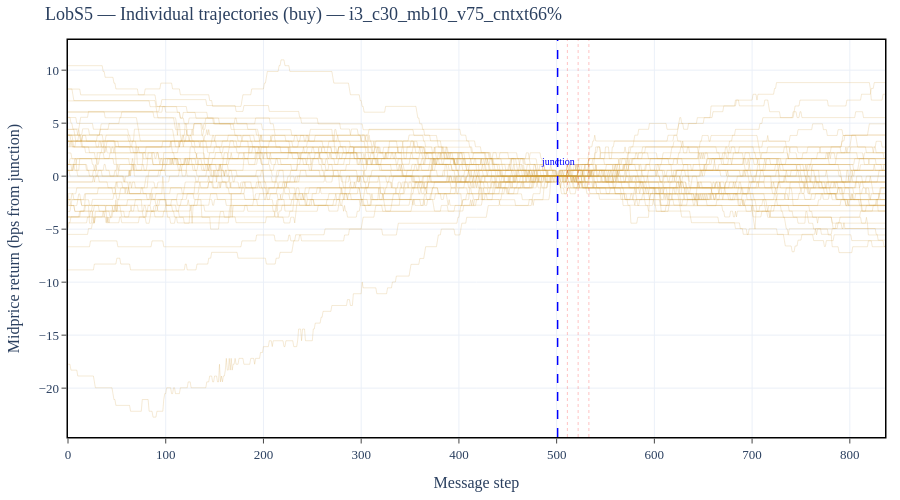

Source (notebook cell):
### Code cell
# ── Interactive: individual sample trajectories for selected config ──

d = data[FOLDER]
buy_books = d['buy']['books']
sell_books = d['sell']['books']
buy_conds = d['buy']['cond_lens']
sell_conds = d['sell']['cond_lens']

# Aggressive indices
row_sel = grid[grid['folder'] == FOLDER].iloc[0]
aggr_idx = load_aggressive_indices(row_sel['buy_path'])
i_val, c_val, mb_val, V_val = parse_folder_params(FOLDER)

print(f'Config: i={i_val}, c={c_val}, mb={mb_val}, V={V_val}')
print(f'Aggressive indices: {aggr_idx}')
print(f'Buy samples: {len(buy_books)}, Sell samples: {len(sell_books)}')

# Plot a subsample of individual midprice trajectories (buy side)
fig3 = go.Figure()
n_show = min(50, len(buy_books))  # show up to 50 trajectories
sids = list(buy_books.keys())[:n_show]

junction = list(buy_conds.values())[0]
min_len = min(b.shape[0] for b in buy_books.values())

for sid in sids:
    bk = buy_books[sid]
    mid = compute_midprice(bk[:min_len])
    # Normalize: show return from junction point
    ref = mid[junction]
    ret = (mid - ref) / ref * 1e4  # in bps
    
    fig3.add_trace(go.Scatter(
        x=np.arange(min_len), y=ret, mode='lines',
        line=dict(width=0.7, color='rgba(208,154,60,0.3)'),
        name=f'sample {sid}', showlegend=False,
        hovertemplate=f'sample={sid}<br>step=%{{x}}<br>return=%{{y:.2f}} bps'))

# Mark aggressive insertion points
for ai in aggr_idx:
    abs_idx = junction + ai
    if abs_idx < min_len:
        fig3.add_vline(x=abs_idx, line_dash='dot',
                       line_color='rgba(255,0,0,0.3)', line_width=0.8)

fig3.add_vline(x=junction, line_dash='dash', line_color='blue', line_width=1.5)
fig3.add_annotation(x=junction, y=0, text='junction', showarrow=False,
                    yshift=15, font_color='blue', font_size=10)

fig3.update_layout(
    width=900, height=500, template='plotly_white',
    font=dict(family='Times New Roman, DejaVu Serif, serif', size=13),
    title=f'LobS5 — Individual trajectories (buy) — {FOLDER}',
    margin=dict(l=60, r=15, t=40, b=55),
    hovermode='closest',
)
fig3.update_xaxes(title_text='Message step', showline=True, linewidth=1.5,
                  linecolor='black', mirror=True, ticks='outside')
fig3.update_yaxes(title_text='Midprice return (bps from junction)', showline=True,
                  linewidth=1.5, linecolor='black', mirror=True, ticks='outside')
fig3.show()

### Figure 1 — Plotly figure (JSON) as saved in the notebook; plotly's stock layout.template omitted (floating-point values rounded to 4 significant figures; data arrays with more than 128 entries replaced by an {"elided": "..."} marker saying what was removed)
{"data": [{"hovertemplate": "sample=('2023-01-03', 4)<br>step=%{x}<br>return=%{y:.2f} bps", "line": {"color": "rgba(208,154,60,0.3)", "width": 0.7}, "mode": "lines", "name": "sample ('2023-01-03', 4)", "showlegend": false, "type": "scatter", "x": {"elided": "837 int values"}, "y": {"elided": "837 float values"}}, {"hovertemplate": "sample=('2023-01-03', 5)<br>step=%{x}<br>return=%{y:.2f} bps", "line": {"color": "rgba(208,154,60,0.3)", "width": 0.7}, "mode": "lines", "name": "sample ('2023-01-03', 5)", "showlegend": false, "type": "scatter", "x": {"elided": "837 int values"}, "y": {"elided": "837 float values"}}, {"hovertemplate": "sample=('2023-01-03', 10)<br>step=%{x}<br>return=%{y:.2f} bps", "line": {"color": "rgba(208,154,60,0.3)", "width": 0.7}, "mode": "lines", "name": "sample ('2023-01-03', 10)", "showlegend": false, "type": "scatter", "x": {"elided": "837 int values"}, "y": {"elided": "837 float values"}}, {"hovertemplate": "sample=('2023-01-03', 28)<br>step=%{x}<br>return=%{y:.2f} bps", "line": {"color": "rgba(208,154,60,0.3)", "width": 0.7}, "mode": "lines", "name": "sample ('2023-01-03', 28)", "showlegend": false, "type": "scatter", "x": {"elided": "837 int values"}, "y": {"elided": "837 float values"}}, {"hovertemplate": "sample=('2023-01-03', 51)<br>step=%{x}<br>return=%{y:.2f} bps", "line": {"color": "rgba(208,154,60,0.3)", "width": 0.7}, "mode": "lines", "name": "sample ('2023-01-03', 51)", "showlegend": false, "type": "scatter", "x": {"elided": "837 int values"}, "y": {"elided": "837 float values"}}, {"hovertemplate": "sample=('2023-01-03', 67)<br>step=%{x}<br>return=%{y:.2f} bps", "line": {"color": "rgba(208,154,60,0.3)", "width": 0.7}, "mode": "lines", "name": "sample ('2023-01-03', 67)", "showlegend": false, "type": "scatter", "x": {"elided": "837 int values"}, "y": {"elided": "837 float values"}}, {"hovertemplate": "sample=('2023-01-03', 68)<br>step=%{x}<br>return=%{y:.2f} bps", "line": {"color": "rgba(208,154,60,0.3)", "width": 0.7}, "mode": "lines", "name": "sample ('2023-01-03', 68)", "showlegend": false, "type": "scatter", "x": {"elided": "837 int values"}, "y": {"elided": "837 float values"}}, {"hovertemplate": "sample=('2023-01-03', 72)<br>step=%{x}<br>return=%{y:.2f} bps", "line": {"color": "rgba(208,154,60,0.3)", "width": 0.7}, "mode": "lines", "name": "sample ('2023-01-03', 72)", "showlegend": false, "type": "scatter", "x": {"elided": "837 int values"}, "y": {"elided": "837 float values"}}, {"hovertemplate": "sample=('2023-01-03', 77)<br>step=%{x}<br>return=%{y:.2f} bps", "line": {"color": "rgba(208,154,60,0.3)", "width": 0.7}, "mode": "lines", "name": "sample ('2023-01-03', 77)", "showlegend": false, "type": "scatter", "x": {"elided": "837 int values"}, "y": {"elided": "837 float values"}}, {"hovertemplate": "sample=('2023-01-03', 79)<br>step=%{x}<br>return=%{y:.2f} bps", "line": {"color": "rgba(208,154,60,0.3)", "width": 0.7}, "mode": "lines", "name": "sample ('2023-01-03', 79)", "showlegend": false, "type": "scatter", "x": {"elided": "837 int values"}, "y": {"elided": "837 float values"}}, {"hovertemplate": "sample=('2023-01-03', 92)<br>step=%{x}<br>return=%{y:.2f} bps", "line": {"color": "rgba(208,154,60,0.3)", "width": 0.7}, "mode": "lines", "name": "sample ('2023-01-03', 92)", "showlegend": false, "type": "scatter", "x": {"elided": "837 int values"}, "y": {"elided": "837 float values"}}, {"hovertemplate": "sample=('2023-01-03', 117)<br>step=%{x}<br>return=%{y:.2f} bps", "line": {"color": "rgba(208,154,60,0.3)", "width": 0.7}, "mode": "lines", "name": "sample ('2023-01-03', 117)", "showlegend": false, "type": "scatter", "x": {"elided": "837 int values"}, "y": {"elided": "837 float values"}}, {"hovertemplate": "sample=('2023-01-03', 134)<br>step=%{x}<br>return=%{y:.2f} bps", "line": {"color": "rgba(208,154,60,0.3)", "width": 0.7}, "mode": "lines", "name": "sample ('2023-01-03', 134)", "showlegend": false, "type": "scatter", "x": {"elided": "837 int values"}, "y": {"elided": "837 float values"}}, {"hovertemplate": "sample=('2023-01-03', 145)<br>step=%{x}<br>return=%{y:.2f} bps", "line": {"color": "rgba(208,154,60,0.3)", "width": 0.7}, "mode": "lines", "name": "sample ('2023-01-03', 145)", "showlegend": false, "type": "scatter", "x": {"elided": "837 int values"}, "y": {"elided": "837 float values"}}, {"hovertemplate": "sample=('2023-01-03', 148)<br>step=%{x}<br>return=%{y:.2f} bps", "line": {"color": "rgba(208,154,60,0.3)", "width": 0.7}, "mode": "lines", "name": "sample ('2023-01-03', 148)", "showlegend": false, "type": "scatter", "x": {"elided": "837 int values"}, "y": {"elided": "837 float values"}}, {"hovertemplate": "sample=('2023-01-03', 151)<br>step=%{x}<br>return=%{y:.2f} bps", "line": {"color": "rgba(208,154,60,0.3)", "width": 0.7}, "mode": "lines", "name": "sample ('2023-01-03', 151)", "showlegend": false, "type": "scatter", "x": {"elided": "837 int values"}, "y": {"elided": "837 float values"}}, {"hovertemplate": "sample=('2023-01-03', 157)<br>step=%{x}<br>return=%{y:.2f} bps", "line": {"color": "rgba(208,154,60,0.3)", "width": 0.7}, "mode": "lines", "name": "sample ('2023-01-03', 157)", "showlegend": false, "type": "scatter", "x": {"elided": "837 int values"}, "y": {"elided": "837 float values"}}, {"hovertemplate": "sample=('2023-01-03', 164)<br>step=%{x}<br>return=%{y:.2f} bps", "line": {"color": "rgba(208,154,60,0.3)", "width": 0.7}, "mode": "lines", "name": "sample ('2023-01-03', 164)", "showlegend": false, "type": "scatter", "x": {"elided": "837 int values"}, "y": {"elided": "837 float values"}}, {"hovertemplate": "sample=('2023-01-03', 168)<br>step=%{x}<br>return=%{y:.2f} bps", "line": {"color": "rgba(208,154,60,0.3)", "width": 0.7}, "mode": "lines", "name": "sample ('2023-01-03', 168)", "showlegend": false, "type": "scatter", "x": {"elided": "837 int values"}, "y": {"elided": "837 float values"}}, {"hovertemplate": "sample=('2023-01-03', 187)<br>step=%{x}<br>return=%{y:.2f} bps", "line": {"color": "rgba(208,154,60,0.3)", "width": 0.7}, "mode": "lines", "name": "sample ('2023-01-03', 187)", "showlegend": false, "type": "scatter", "x": {"elided": "837 int values"}, "y": {"elided": "837 float values"}}, {"hovertemplate": "sample=('2023-01-03', 189)<br>step=%{x}<br>return=%{y:.2f} bps", "line": {"color": "rgba(208,154,60,0.3)", "width": 0.7}, "mode": "lines", "name": "sample ('2023-01-03', 189)", "showlegend": false, "type": "scatter", "x": {"elided": "837 int values"}, "y": {"elided": "837 float values"}}, {"hovertemplate": "sample=('2023-01-03', 208)<br>step=%{x}<br>return=%{y:.2f} bps", "line": {"color": "rgba(208,154,60,0.3)", "width": 0.7}, "mode": "lines", "name": "sample ('2023-01-03', 208)", "showlegend": false, "type": "scatter", "x": {"elided": "837 int values"}, "y": {"elided": "837 float values"}}, {"hovertemplate": "sample=('2023-01-03', 231)<br>step=%{x}<br>return=%{y:.2f} bps", "line": {"color": "rgba(208,154,60,0.3)", "width": 0.7}, "mode": "lines", "name": "sample ('2023-01-03', 231)", "showlegend": false, "type": "scatter", "x": {"elided": "837 int values"}, "y": {"elided": "837 float values"}}, {"hovertemplate": "sample=('2023-01-03', 236)<br>step=%{x}<br>return=%{y:.2f} bps", "line": {"color": "rgba(208,154,60,0.3)", "width": 0.7}, "mode": "lines", "name": "sample ('2023-01-03', 236)", "showlegend": false, "type": "scatter", "x": {"elided": "837 int values"}, "y": {"elided": "837 float values"}}, {"hovertemplate": "sample=('2023-01-03', 248)<br>step=%{x}<br>return=%{y:.2f} bps", "line": {"color": "rgba(208,154,60,0.3)", "width": 0.7}, "mode": "lines", "name": "sample ('2023-01-03', 248)", "showlegend": false, "type": "scatter", "x": {"elided": "837 int values"}, "y": {"elided": "837 float values"}}, {"hovertemplate": "sample=('2023-01-03', 249)<br>step=%{x}<br>return=%{y:.2f} bps", "line": {"color": "rgba(208,154,60,0.3)", "width": 0.7}, "mode": "lines", "name": "sample ('2023-01-03', 249)", "showlegend": false, "type": "scatter", "x": {"elided": "837 int values"}, "y": {"elided": "837 float values"}}, {"hovertemplate": "sample=('2023-01-03', 250)<br>step=%{x}<br>return=%{y:.2f} bps", "line": {"color": "rgba(208,154,60,0.3)", "width": 0.7}, "mode": "lines", "name": "sample ('2023-01-03', 250)", "showlegend": false, "type": "scatter", "x": {"elided": "837 int values"}, "y": {"elided": "837 float values"}}, {"hovertemplate": "sample=('2023-01-03', 264)<br>step=%{x}<br>return=%{y:.2f} bps", "line": {"color": "rgba(208,154,60,0.3)", "width": 0.7}, "mode": "lines", "name": "sample ('2023-01-03', 264)", "showlegend": false, "type": "scatter", "x": {"elided": "837 int values"}, "y": {"elided": "837 float values"}}, {"hovertemplate": "sample=('2023-01-03', 266)<br>step=%{x}<br>return=%{y:.2f} bps", "line": {"color": "rgba(208,154,60,0.3)", "width": 0.7}, "mode": "lines", "name": "sample ('2023-01-03', 266)", "showlegend": false, "type": "scatter", "x": {"elided": "837 int values"}, "y": {"elided": "837 float values"}}, {"hovertemplate": "sample=('2023-01-03', 279)<br>step=%{x}<br>return=%{y:.2f} bps", "line": {"color": "rgba(208,154,60,0.3)", "width": 0.7}, "mode": "lines", "name": "sample ('2023-01-03', 279)", "showlegend": false, "type": "scatter", "x": {"elided": "837 int values"}, "y": {"elided": "837 float values"}}, {"hovertemplate": "sample=('2023-01-03', 292)<br>step=%{x}<br>return=%{y:.2f} bps", "line": {"color": "rgba(208,154,60,0.3)", "width": 0.7}, "mode": "lines", "name": "sample ('2023-01-03', 292)", "showlegend": false, "type": "scatter", "x": {"elided": "837 int values"}, "y": {"elided": "837 float values"}}, {"hovertemplate": "sample=('2023-01-03', 295)<br>step=%{x}<br>return=%{y:.2f} bps", "line": {"color": "rgba(208,154,60,0.3)", "width": 0.7}, "mode": "lines", "name": "sample ('2023-01-03', 295)", "showlegend": false, "type": "scatter", "x": {"elided": "837 int values"}, "y": {"elided": "837 float values"}}, {"hovertemplate": "sample=('2023-01-03', 302)<br>step=%{x}<br>return=%{y:.2f} bps", "line": {"color": "rgba(208,154,60,0.3)", "width": 0.7}, "mode": "lines", "name": "sample ('2023-01-03', 302)", "showlegend": false, "type": "scatter", "x": {"elided": "837 int values"}, "y": {"elided": "837 float values"}}, {"hovertemplate": "sample=('2023-01-03', 308)<br>step=%{x}<br>return=%{y:.2f} bps", "line": {"color": "rgba(208,154,60,0.3)", "width": 0.7}, "mode": "lines", "name": "sample ('2023-01-03', 308)", "showlegend": false, "type": "scatter", "x": {"elided": "837 int values"}, "y": {"elided": "837 float values"}}, {"hovertemplate": "sample=('2023-01-03', 321)<br>step=%{x}<br>return=%{y:.2f} bps", "line": {"color": "rgba(208,154,60,0.3)", "width": 0.7}, "mode": "lines", "name": "sample ('2023-01-03', 321)", "showlegend": false, "type": "scatter", "x": {"elided": "837 int values"}, "y": {"elided": "837 float values"}}, {"hovertemplate": "sample=('2023-01-03', 326)<br>step=%{x}<br>return=%{y:.2f} bps", "line": {"color": "rgba(208,154,60,0.3)", "width": 0.7}, "mode": "lines", "name": "sample ('2023-01-03', 326)", "showlegend": false, "type": "scatter", "x": {"elided": "837 int values"}, "y": {"elided": "837 float values"}}, {"hovertemplate": "sample=('2023-01-03', 336)<br>step=%{x}<br>return=%{y:.2f} bps", "line": {"color": "rgba(208,154,60,0.3)", "width": 0.7}, "mode": "lines", "name": "sample ('2023-01-03', 336)", "showlegend": false, "type": "scatter", "x": {"elided": "837 int values"}, "y": {"elided": "837 float values"}}, {"hovertemplate": "sample=('2023-01-03', 349)<br>step=%{x}<br>return=%{y:.2f} bps", "line": {"color": "rgba(208,154,60,0.3)", "width": 0.7}, "mode": "lines", "name": "sample ('2023-01-03', 349)", "showlegend": false, "type": "scatter", "x": {"elided": "837 int values"}, "y": {"elided": "837 float values"}}, {"hovertemplate": "sample=('2023-01-03', 361)<br>step=%{x}<br>return=%{y:.2f} bps", "line": {"color": "rgba(208,154,60,0.3)", "width": 0.7}, "mode": "lines", "name": "sample ('2023-01-03', 361)", "showlegend": false, "type": "scatter", "x": {"elided": "837 int values"}, "y": {"elided": "837 float values"}}, {"hovertemplate": "sample=('2023-01-03', 372)<br>step=%{x}<br>return=%{y:.2f} bps", "line": {"color": "rgba(208,154,60,0.3)", "width": 0.7}, "mode": "lines", "name": "sample ('2023-01-03', 372)", "showlegend": false, "type": "scatter", "x": {"elided": "837 int values"}, "y": {"elided": "837 float values"}}, {"hovertemplate": "sample=('2023-01-03', 373)<br>step=%{x}<br>return=%{y:.2f} bps", "line": {"color": "rgba(208,154,60,0.3)", "width": 0.7}, "mode": "lines", "name": "sample ('2023-01-03', 373)", "showlegend": false, "type": "scatter", "x": {"elided": "837 int values"}, "y": {"elided": "837 float values"}}, {"hovertemplate": "sample=('2023-01-03', 376)<br>step=%{x}<br>return=%{y:.2f} bps", "line": {"color": "rgba(208,154,60,0.3)", "width": 0.7}, "mode": "lines", "name": "sample ('2023-01-03', 376)", "showlegend": false, "type": "scatter", "x": {"elided": "837 int values"}, "y": {"elided": "837 float values"}}, {"hovertemplate": "sample=('2023-01-03', 383)<br>step=%{x}<br>return=%{y:.2f} bps", "line": {"color": "rgba(208,154,60,0.3)", "width": 0.7}, "mode": "lines", "name": "sample ('2023-01-03', 383)", "showlegend": false, "type": "scatter", "x": {"elided": "837 int values"}, "y": {"elided": "837 float values"}}, {"hovertemplate": "sample=('2023-01-03', 389)<br>step=%{x}<br>return=%{y:.2f} bps", "line": {"color": "rgba(208,154,60,0.3)", "width": 0.7}, "mode": "lines", "name": "sample ('2023-01-03', 389)", "showlegend": false, "type": "scatter", "x": {"elided": "837 int values"}, "y": {"elided": "837 float values"}}, {"hovertemplate": "sample=('2023-01-03', 399)<br>step=%{x}<br>return=%{y:.2f} bps", "line": {"color": "rgba(208,154,60,0.3)", "width": 0.7}, "mode": "lines", "name": "sample ('2023-01-03', 399)", "showlegend": false, "type": "scatter", "x": {"elided": "837 int values"}, "y": {"elided": "837 float values"}}, {"hovertemplate": "sample=('2023-01-03', 406)<br>step=%{x}<br>return=%{y:.2f} bps", "line": {"color": "rgba(208,154,60,0.3)", "width": 0.7}, "mode": "lines", "name": "sample ('2023-01-03', 406)", "showlegend": false, "type": "scatter", "x": {"elided": "837 int values"}, "y": {"elided": "837 float values"}}, {"hovertemplate": "sample=('2023-01-03', 422)<br>step=%{x}<br>return=%{y:.2f} bps", "line": {"color": "rgba(208,154,60,0.3)", "width": 0.7}, "mode": "lines", "name": "sample ('2023-01-03', 422)", "showlegend": false, "type": "scatter", "x": {"elided": "837 int values"}, "y": {"elided": "837 float values"}}, {"hovertemplate": "sample=('2023-01-03', 426)<br>step=%{x}<br>return=%{y:.2f} bps", "line": {"color": "rgba(208,154,60,0.3)", "width": 0.7}, "mode": "lines", "name": "sample ('2023-01-03', 426)", "showlegend": false, "type": "scatter", "x": {"elided": "837 int values"}, "y": {"elided": "837 float values"}}, {"hovertemplate": "sample=('2023-01-03', 435)<br>step=%{x}<br>return=%{y:.2f} bps", "line": {"color": "rgba(208,154,60,0.3)", "width": 0.7}, "mode": "lines", "name": "sample ('2023-01-03', 435)", "showlegend": false, "type": "scatter", "x": {"elided": "837 int values"}, "y": {"elided": "837 float values"}}, {"hovertemplate": "sample=('2023-01-03', 469)<br>step=%{x}<br>return=%{y:.2f} bps", "line": {"color": "rgba(208,154,60,0.3)", "width": 0.7}, "mode": "lines", "name": "sample ('2023-01-03', 469)", "showlegend": false, "type": "scatter", "x": {"elided": "837 int values"}, "y": {"elided": "837 float values"}}], "layout": {"annotations": [{"font": {"color": "blue", "size": 10}, "showarrow": false, "text": "junction", "x": 501, "y": 0, "yshift": 15}], "font": {"family": "Times New Roman, DejaVu Serif, serif", "size": 13}, "height": 500, "hovermode": "closest", "margin": {"b": 55, "l": 60, "r": 15, "t": 40}, "shapes": [{"line": {"color": "rgba(255,0,0,0.3)", "dash": "dot", "width": 0.8}, "type": "line", "x0": 511, "x1": 511, "xref": "x", "y0": 0, "y1": 1, "yref": "y domain"}, {"line": {"color": "rgba(255,0,0,0.3)", "dash": "dot", "width": 0.8}, "type": "line", "x0": 522, "x1": 522, "xref": "x", "y0": 0, "y1": 1, "yref": "y domain"}, {"line": {"color": "rgba(255,0,0,0.3)", "dash": "dot", "width": 0.8}, "type": "line", "x0": 533, "x1": 533, "xref": "x", "y0": 0, "y1": 1, "yref": "y domain"}, {"line": {"color": "blue", "dash": "dash", "width": 1.5}, "type": "line", "x0": 501, "x1": 501, "xref": "x", "y0": 0, "y1": 1, "yref": "y domain"}], "title": {"text": "LobS5 — Individual trajectories (buy) — i3_c30_mb10_v75_cntxt66%"}, "width": 900, "xaxis": {"linecolor": "black", "linewidth": 1.5, "mirror": true, "showline": true, "ticks": "outside", "title": {"text": "Message step"}}, "yaxis": {"linecolor": "black", "linewidth": 1.5, "mirror": true, "showline": true, "ticks": "outside", "title": {"text": "Midprice return (bps from junction)"}}}}
